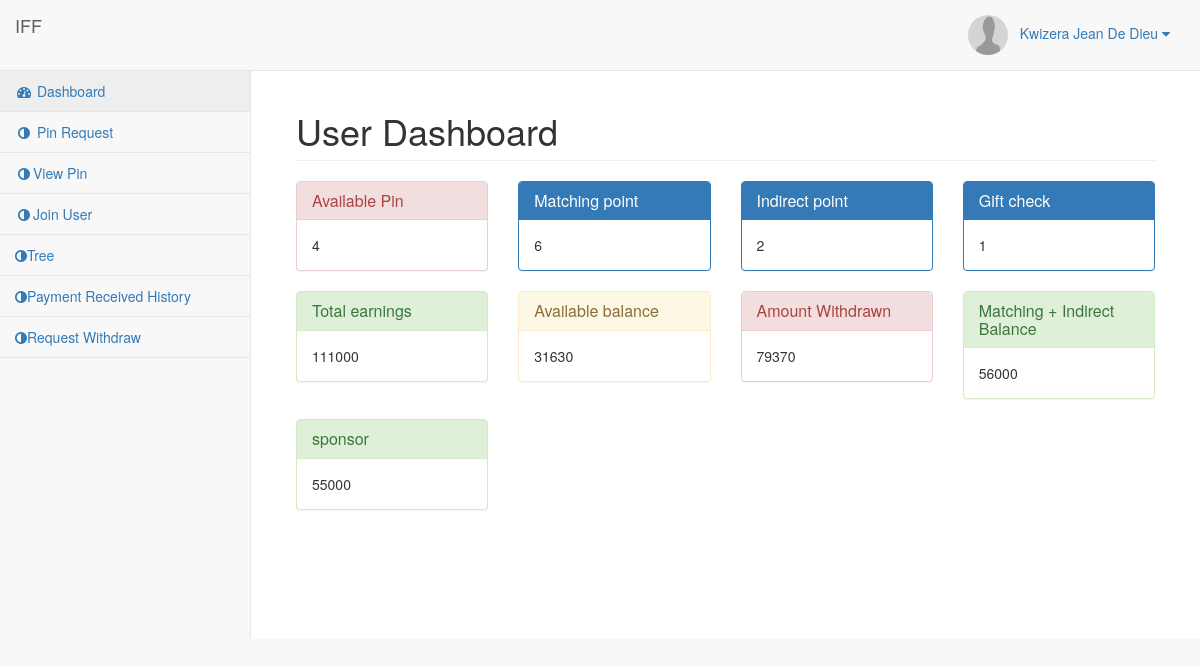
The page /home.php (signed in) on the database its author committed.
### tables this page shows
CREATE TABLE `user` (
  `id` int(11) NOT NULL,
  `userident` int(11) NOT NULL,
  `Names` varchar(50) NOT NULL,
  `NationalID` bigint(50) NOT NULL,
  `password` varchar(30) NOT NULL,
  `mobile` varchar(12) NOT NULL,
  `address` text NOT NULL,
  `under_userpin` varchar(50) DEFAULT '',
  `side` enum('left','right') NOT NULL,
  `user_status` varchar(100) NOT NULL,
  `picture` varchar(200) NOT NULL,
  `created_at` datetime NOT NULL DEFAULT CURRENT_TIMESTAMP,
  `updated_at` datetime NOT NULL DEFAULT CURRENT_TIMESTAMP
);

CREATE TABLE `tree` (
  `id` int(11) NOT NULL,
  `userident` int(11) DEFAULT NULL,
  `Names` varchar(50) NOT NULL,
  `left` varchar(50) DEFAULT '',
  `right` varchar(50) DEFAULT '',
  `leftcount` int(11) DEFAULT '0',
  `rightcount` int(11) DEFAULT '0',
  `created_at` datetime NOT NULL DEFAULT CURRENT_TIMESTAMP,
  `updated_at` datetime NOT NULL DEFAULT CURRENT_TIMESTAMP,
  `matches` int(11) NOT NULL,
  `leftview` int(11) NOT NULL,
  `rightview` int(11) NOT NULL,
  `matchedview` int(11) NOT NULL
);

CREATE TABLE `income` (
  `id` int(11) NOT NULL,
  `userident` int(11) DEFAULT NULL,
  `total_earnings` int(11) DEFAULT '0',
  `available_balance` int(11) DEFAULT '0',
  `total_bal` int(11) DEFAULT '0',
  `total_payment` int(11) NOT NULL DEFAULT '0',
  `created_at` datetime NOT NULL DEFAULT CURRENT_TIMESTAMP,
  `updated_at` datetime NOT NULL DEFAULT CURRENT_TIMESTAMP
);

### php-includes/treeUtil.php (called while the page is built, shortened)
<?php
    class AmountCalculator
    {
        private $leftCount;
        private $rightCount;
        public function __construct($leftCount, $rightCount)
        {
            $this->leftCount = $leftCount;
            $this->rightCount = $rightCount;
        }
        public function matchUsers()
        {
            $match = 0;
            if ($this->leftCount || $this->rightCount) {
                if ($this->leftCount < $this->rightCount) {
                    $match = $this->leftCount;
               } elseif ($this->leftCount > $this->rightCount) {
                    $match = $this->rightCount;
                } elseif ($this->leftCount == $this->rightCount) {
                    $match = $this->leftCount = $this->rightCount;
                }
            }
            return $match;
        }
        public function getIndirectProfit()
        {
             include"connect.php";
$userident = $_SESSION['userident'];
$select = $dbi->query("SELECT * FROM tree where userident='{$userident}' order by id desc limit 1");
while($rows=mysqli_fetch_array($select)){
     $rightview=$rows['matchedview'];
     $leftview=$rows['matchedview'];
}
            $leftIndirect = $this->indirectMarks($this->leftCount+$leftview);
            $rightIndirect = $this->indirectMarks($this->rightCount+$rightview);
            return $leftIndirect + $rightIndirect;
        }
        public function getGiftCheck()
        {
             include"connect.php";
$userident = $_SESSION['userident'];
$select = $dbi->query("SELECT * FROM tree where userident='{$userident}' order by id desc limit 1");
while($rows=mysqli_fetch_array($select)){
     $matchi=$rows['matchedview'];
}
            $matchu = $this->matchUsers();
            $match=$matchu+$matchi;
            return intdiv($match, 5);
        }
        public function getLRPoints()
        {
            $points = 0;
            if ($this->leftCount && $this->rightCount) {
                $points = 2;
            } elseif ($this->leftCount || $this->rightCount) {
                $points = 1;
            }
            return $points;
        }
        public function getTotalPoints()
        {
            include"connect.php";
$userident = $_SESSION['userident'];
$select = $dbi->query("SELECT * FROM tree where userident='{$userident}' order by id desc limit 1");
while($rows=mysqli_fetch_array($select)){
    $matchu=$rows['matches'];
     $matchi=$rows['matchedview'];
     $matcho=$matchu+$matchi;
}
            $match = $matcho * QUANTITY_BONUS;
            $indirect = $this->getIndirectProfit() * INDIRECT_BONUS;
            $profit = $this->getGiftCheck() * QUANTITY_BONUS;
            return $match+ $indirect - $profit;
        }
        public function indirectMarks($marks)
        {
            $points = 0;
            if ($marks >= 4 && $marks < 16) {
                $points = 1;
            } elseif ($marks >= 16 && $marks < 64) {
                $points = 2;
            } elseif ($marks >= 64) {
                $points = 2;
            }
            return $points;
        }
    }

### php-includes/queryHelper.php (called while the page is built, shortened)
<?php
    class QueryHelper
    {
        private $conn;
        public function __construct()
        {
            global $con;
            $this->conn = $con;
        }
        public function getUserCounts($userId)
        {
            $query = mysqli_query($this->conn, "SELECT * FROM tree WHERE userident='{$userId}'");
            return mysqli_fetch_array($query);
        }
    }

### home.php (the view, shortened to what this page needs)
<?php
include 'php-includes/connect.php';
include './php-includes/treeUtil.php';
include './php-includes/queryHelper.php';
$userident = $_SESSION['userident'];
?>
<!DOCTYPE html>
<html lang="en">
<head>
    <link href="vendor/bootstrap/css/bootstrap.min.css" rel="stylesheet">
    <link href="vendor/metisMenu/metisMenu.min.css" rel="stylesheet">
    <link href="dist/css/sb-admin-2.css" rel="stylesheet">
    <link href="vendor/font-awesome/css/font-awesome.min.css" rel="stylesheet" type="text/css">
</head>
<body>
    <div id="wrapper">
        <?php include 'php-includes/menu.php'; ?>
        <div id="page-wrapper">
            <div class="container-fluid">
                <div class="row">
                    <div class="col-lg-12">
                        <h1 class="page-header">User Dashboard</h1>
                    </div>
                </div>
                <div class="row">
                    <?php
                    $query = mysqli_query($con, "select * from income where userident='{$userident}'");
                    $result = mysqli_fetch_array($query);
                    $qHelper = new QueryHelper();
                    $userTree = $qHelper->getUserCounts($result['userident']);
                    $leftSideCount = $userTree['leftcount'];
                    $rightSideCount = $userTree['rightcount'];
                    $calculator = new AmountCalculator($leftSideCount, $rightSideCount);
                    ?>
                     <div class="col-lg-3">
                        <div class="panel panel-danger">
                            <div class="panel-heading">
                                <h4 class="panel-title">Available Pin</h4>
                            </div>
                            <div class="panel-body">
                                <?php
                                echo  mysqli_num_rows(mysqli_query($con, "select * from pin_list where userident='{$userident}' and status='open'"));
                                ?>
                            </div>
                        </div>
                    </div>
                    <div class="col-md-3">
                        <div class="panel panel-primary">
                            <div class="panel-heading">
                                <h4 class="panel-title">Matching point</h4>
                            </div>
                            <div class="panel-body">
                                  <?php
$select = $dbi->query("SELECT * FROM tree where userident='{$userident}' order by id desc limit 1");
while($rows=mysqli_fetch_array($select)){
    $matches=$rows['matches']+$rows['matchedview'];
    echo $matches;
}
                                 ?>
                            </div>
                        </div>
                    </div>
                    <div class="col-md-3">
                        <div class="panel panel-primary">
                            <div class="panel-heading">
                                <h4 class="panel-title">Indirect point</h4>
                            </div>
                            <div class="panel-body">
                                <?php echo $calculator->getIndirectProfit(); ?>
                            </div>
                        </div>
                    </div>
                    <div class="col-md-3">
                        <div class="panel panel-primary">
                            <div class="panel-heading">
                                <h4 class="panel-title">Gift check</h4>
                            </div>
                            <div class="panel-body">
                                <?php echo $calculator->getGiftCheck(); ?>
                            </div>
                        </div>
                    </div>
                    <div class="col-lg-3">
                        <div class="panel panel-success">
                            <div class="panel-heading">
                                <h4 class="panel-title">Total earnings</h4>
                            </div>
                            <div class="panel-body">
                                <?php
                                $total_earnings=$result['total_earnings']+ $calculator->getTotalPoints();
                                echo $total_earnings
                                ?>
                            </div>
                        </div>
                    </div>
                    <div class="col-lg-3">
                        <div class="panel panel-warning">
                            <div class="panel-heading">
                                <h4 class="panel-title">Available balance </h4>
                            </div>
                            <div class="panel-body">
                                <?php
                                $s=$dbi->query("SELECT SUM(amount) FROM withdraw where userident='$userident' and status='yes' ");
                        while($rows=mysqli_fetch_array($s)){
                            $withd=$rows['SUM(amount)'];
                        }
                                $available_balance = $result['total_bal']+ $calculator->getTotalPoints()-$withd;
                                echo $available_balance;
                                ?>
                            </div>
                        </div>
                    </div
                    >
 <div class="col-lg-3">
                        <div class="panel panel-danger">
                            <div class="panel-heading">
                                <h4 class="panel-title"> Amount Withdrawn </h4>
                            </div>
                            <div class="panel-body">
                                <?php
                                $s=$dbi->query("SELECT SUM(amount) FROM withdraw where userident='$userident' and status='yes' ");
                        while($rows=mysqli_fetch_array($s)){
                            $withd=$rows['SUM(amount)'];
                        }
                                echo $withd;
                                ?>
                            </div>
                        </div>
                    </div
                    >
                    <div class="col-md-3">
                        <div class="panel panel-success">
                            <div class="panel-heading">
                                <h4 class="panel-title">Matching + Indirect Balance</h4>
                            </div>
                            <div class="panel-body">
                              <?php echo $calculator->getTotalPoints(); ?>
                            </div>
                        </div>
                    </div>
                    <div class="col-lg-3">
                        <div class="panel panel-success">
                            <div class="panel-heading">
                                <h4 class="panel-title">sponsor</h4>
                            </div>
                            <div class="panel-body">
                                <?php
                                echo $result['total_bal'];
                                ?>
                            </div>
                        </div>
                    </div>
                </div>
            </div>
        </div>
    </div>
</body>
</html>

### php-includes/menu.php (shortened to what this page needs)
<?php
include('php-includes/connect.php');
$query = mysqli_query($con,"select * from user where userident='$userident'");
$result = mysqli_fetch_array($query);
?>
<nav class="navbar navbar-default navbar-static-top" role="navigation" style="margin-bottom: 0">
            <div class="navbar-header">
                <a class="navbar-brand" href="#">IFF</a>
            </div>
            <ul class="nav navbar-top-links navbar-right">
                <li class="dropdown">
                    <a class="dropdown-toggle" data-toggle="dropdown" href="#">
                    <img src="uploads/<?php echo  $result['picture']; ?>" class="user-image" alt="User Image" style="border-radius: 50%;" width="40px" height="40px"></i>&nbsp;&nbsp;&nbsp;<?php echo $result['Names']?> <i class="fa fa-caret-down"></i>
                    </a>
                </li>
            </ul>
            <br/>
            <div class="navbar-default sidebar" role="navigation">
                <div class="sidebar-nav navbar-collapse">
                    <ul class="nav" id="side-menu">
                        <li>
                            <a href="home.php"><i class="fa fa-dashboard fa-fw"></i> Dashboard</a>
                        </li>
                        <li>
                            <a href="pin-request.php"><i class="fa fa-adjust fa-fw"></i> Pin Request</a>
                        </li>
                        <li>
                            <a href="pin.php"><i class="fa fa-adjust fa-fw"></i>View Pin</a>
                        </li>
                        <li>
                            <a href="join.php"><i class="fa fa-adjust fa-fw"></i>Join User</a>
                        </li>
                        <li>
                            <a href="tree.php"><i class="fa fa-adjust fa-hub"></i>Tree</a>
                        </li>
						<li>
                            <a href="payment-received-history.php"><i class="fa fa-adjust fa-hub"></i>Payment Received History</a>
                        </li>
                        <li>
                            <a href="withdraw.php"><i class="fa fa-adjust fa-hub"></i>Request Withdraw</a>
                        </li>
                    </ul>
                </div>
            </div>
        </nav>

### rows shown on the page
user: picture (picture), Names "Kwizera Jean De Dieu"
tree: matchedview "6", leftcount "2", $calculator->getGiftCheck() "1", $calculator->getTotalPoints() "56000"
income: total_earnings.rightcount "111000", total_bal "55000"

### other values the page prints
$available_balance "31630"
$withd "79370"
